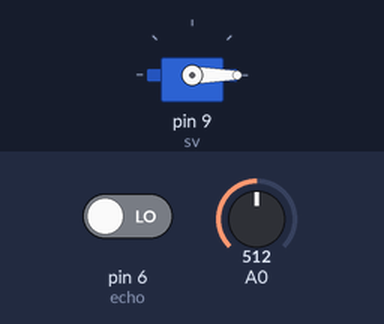
Bench run of a sketch on a simulated Arduino Uno, built with avr-gcc and run on an emulated ATmega328P. Shown: servo. The inputs (shaded band) are chosen by the test bench; at power-on: pin 6 (echo) LOW, A0 = 512.

Above: at 0.1 s.
Timing chart, 0 to 1.6 s (numbered marks = the images above):
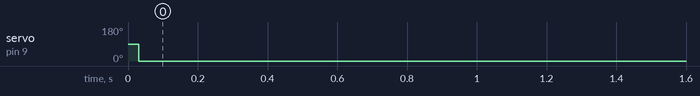

Measured:
- by itself, servo on pin 9 (sv): 90° → 0° at 0.03 s

The sketch:

sv_pulse.ino
```cpp
#include <Servo.h>
Servo sv;
int trig = 7;
int echo = 6;
int ratio = 10;
double duration;
double distance;
long distance_max=2000;
 int potential;
 int DIRECT_FACTOR, angle_FACTOR;
 int angle;

void setup()
{
    pinMode(trig,OUTPUT);//trig 핀을 출력핀으로
    pinMode(echo,INPUT);//echo 핀을 입력핀으로
    sv.attach(9);
    pinMode(A0,INPUT);

}
void loop()
{
    digitalWrite(trig,HIGH);
    delay(10);
    digitalWrite(trig,LOW);
    duration = pulseIn(echo,HIGH,20000);//pulseIn함수의 단위는 us(마이크로 세컨드)
    distance = (34*((double)1/1000)*duration)/2;
    distance = (int)distance; // 거리 감지 및 출력 시작
    angle_FACTOR = distance/ ratio;
    potential = analogRead(A0); // analogRead 를 통해 A0에 인가된 전압 읽어들임
    int angle_limit = map(potential,0,1023,0,90);
    angle_limit = angle_limit +90;
    long angle_FACTOR_max = distance_max/ ratio;

    int angle = map(angle_FACTOR,0,angle_limit,0,angle_FACTOR_max);

    sv.write(angle);
}
```
